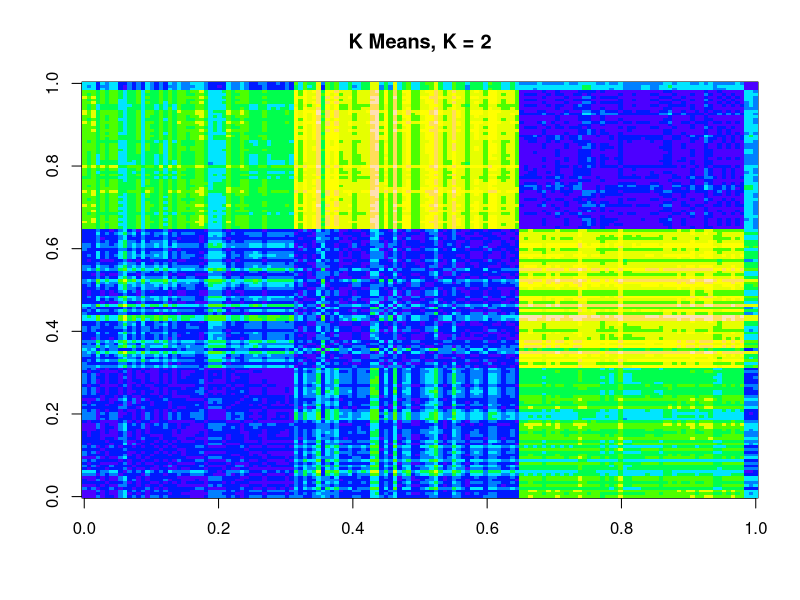
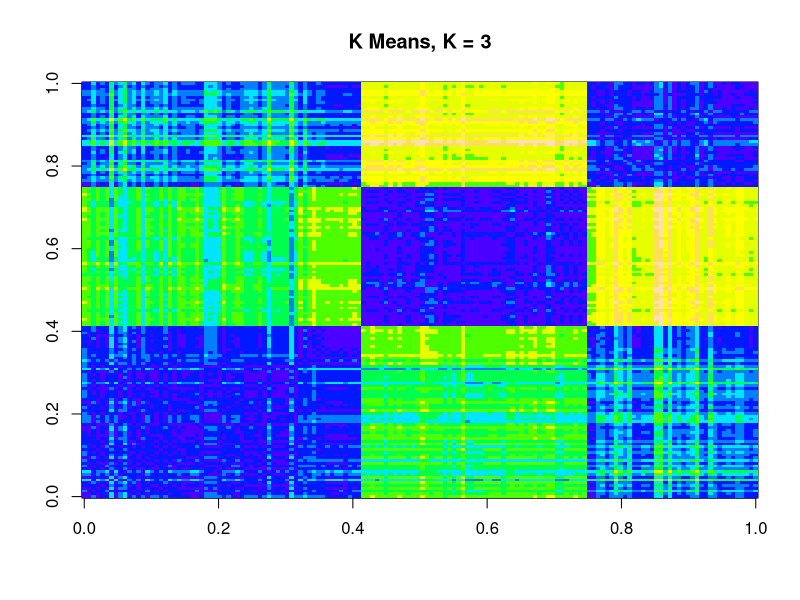
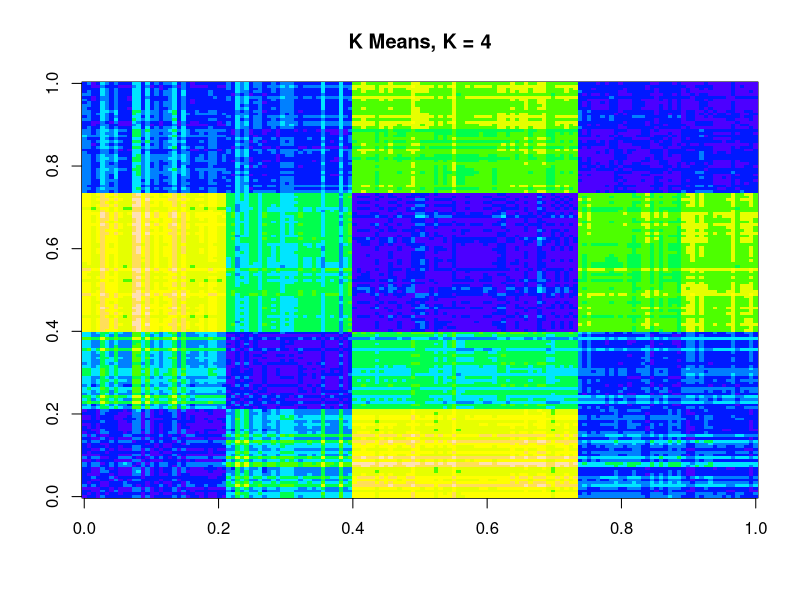
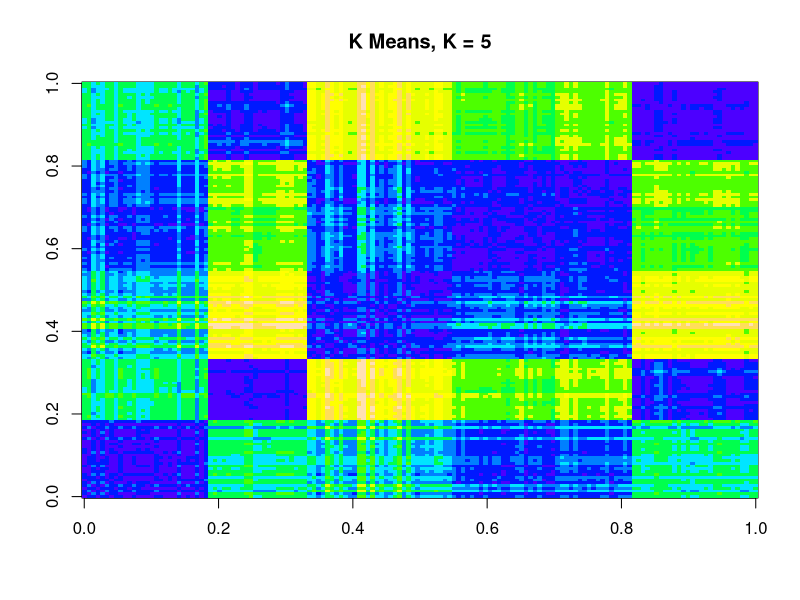
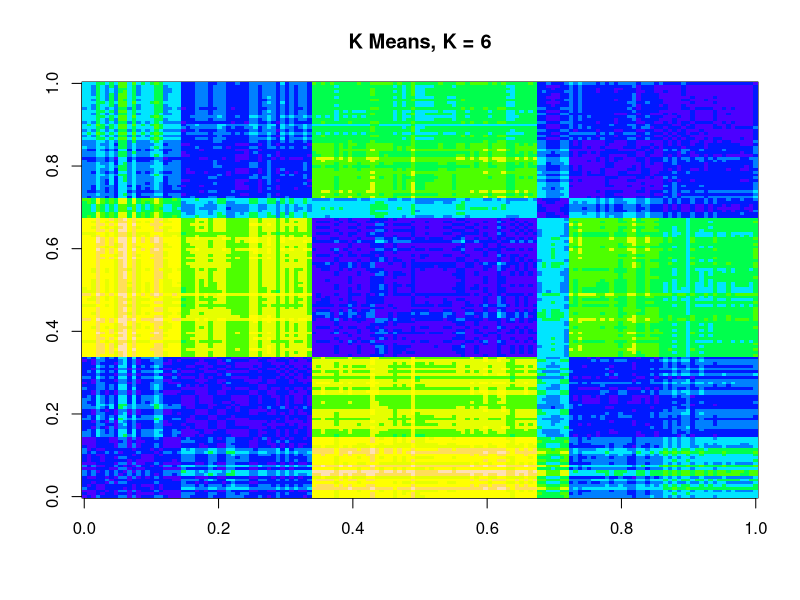
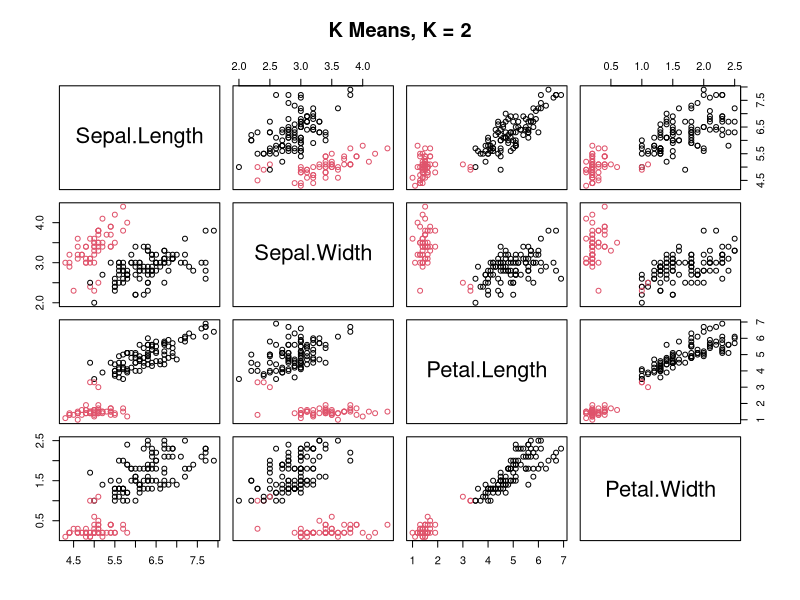
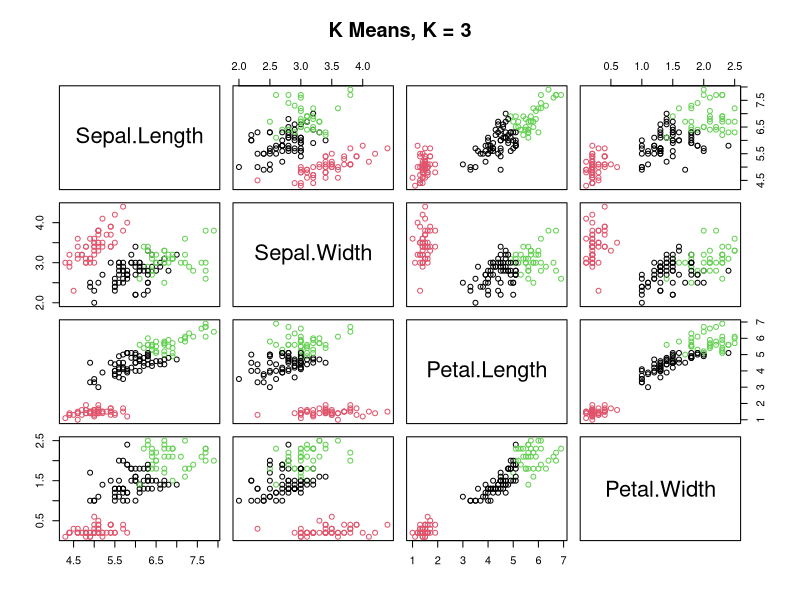
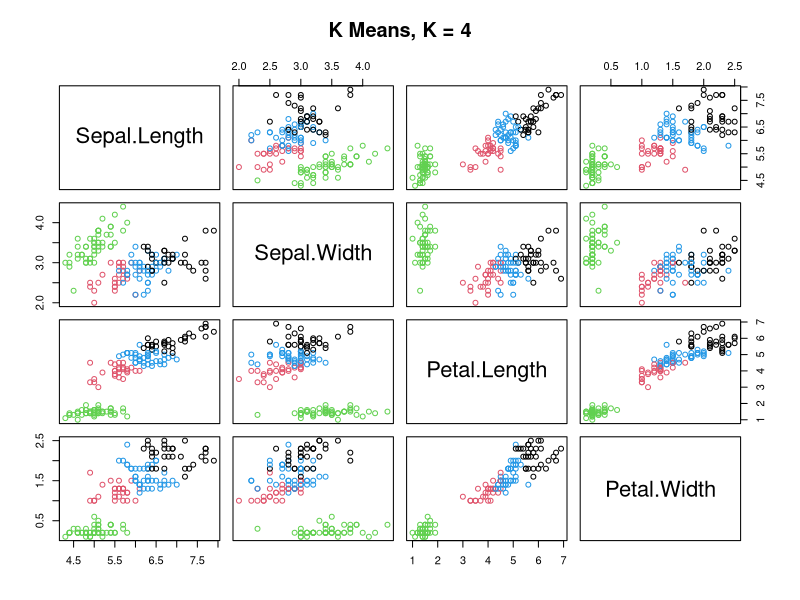

Reproduce these figures in R, in order.
# Created by Ricco Amezcua
# First created on 4/22/2013
# Last updated on 4/29/2013
# This file contains the assignment code Assignment 5 for CS 422
# It uses the iris data set

# Function for getting similarity matirx
GetSimilarityMatrix <- function(df, clusters, title){
  # Order data by cluster groups
  df["Cluster"] <- NA
  df$Cluster <- clusters
  df <- df[order(df$Cluster),]
  df$Cluster <- NULL
  sim.matrix <- matrix(data=0, ncol=nrow(df), nrow=nrow(df))
  for(i in 1:nrow(df)){
    sim.matrix[i,] <- as.vector(apply(df, 1,EuclideanDistance, df[i,]))
  }
  return(image(sim.matrix, col=topo.colors(10), main=title))
}
EuclideanDistance <- function(p1, p2){
  distance <- p1-p2
  distance <- sapply(distance, FUN=function(x){return(x^2)})
  distance <- sum(distance)
  distance <- sqrt(distance)
  return (distance)
}


##### K Means Algorithm #####
### Preparing Iris data ###
iris.data <- iris
iris.data$Species <- NULL

# k = Two
two.time <- system.time(kmeans.two<- kmeans(iris.data, 2))

# k = Three
three.time <-system.time(kmeans.three <- kmeans(iris.data, 3))

# k = Four
four.time <- system.time(kmeans.four <- kmeans(iris.data, 4))

#k = Five
five.time <- system.time(kmeans.five <- kmeans(iris.data, 5))

# K = Six
six.time <- system.time(kmeans.six <- kmeans(iris.data, 6))

# Times for K Means
print("Times for built in kmeans")
two.time
three.time
four.time
five.time
six.time


# Matrices
print("Comparison of real classes and clusters")
table(iris$Species, kmeans.two$cluster)
table(iris$Species, kmeans.three$cluster)
table(iris$Species, kmeans.four$cluster)
table(iris$Species, kmeans.five$cluster)
table(iris$Species, kmeans.six$cluster)

# SSE
print("SSE for KMeans")
kmeans.two$tot.withinss
kmeans.three$tot.withinss
kmeans.four$tot.withinss
kmeans.five$tot.withinss
kmeans.six$tot.withinss

# Similarity matrices
GetSimilarityMatrix(iris.data, kmeans.two$cluster, "K Means, K = 2")
GetSimilarityMatrix(iris.data, kmeans.three$cluster, "K Means, K = 3")
GetSimilarityMatrix(iris.data, kmeans.four$cluster, "K Means, K = 4")
GetSimilarityMatrix(iris.data, kmeans.five$cluster, "K Means, K = 5")
GetSimilarityMatrix(iris.data, kmeans.six$cluster, "K Means, K = 6")


#Plots
plot(iris.data, col=kmeans.two$cluster, main="K Means, K = 2")
plot(iris.data, col=kmeans.three$cluster, main="K Means, K = 3")
plot(iris.data, col=kmeans.four$cluster, main="K Means, K = 4")
plot(iris.data, col=kmeans.five$cluster, main="K Means, K = 5")
plot(iris.data, col=kmeans.six$cluster, main="K Means, K = 6")



##### Hierachical Clustering ####
# Sampling the iris data
i <- sample(1:dim(iris)[1], 40) # Getting 30 samples
iris.sample <- iris[i,]

# Clustering
# Using the average method
hc <- hclust(dist(iris.sample), method="ave")
plot(hc, hang= -1,labels=iris$Species[i])

# Using the centroid method
hc <- hclust(dist(iris.sample), method="cen")
plot(hc, hang= -1,labels=iris$Species[i])

# Using the median method
hc <- hclust(dist(iris.sample), method="median")
plot(hc, hang= -1,labels=iris$Species[i])

# Using the single method
hc <- hclust(dist(iris.sample), method="single")
plot(hc, hang= -1,labels=iris$Species[i])

rm(i)

#### DB Scan ####
library("fpc")

iris.data <- iris[-5]

# Eps 0.4
db <- dbscan(iris.data, eps=0.4, MinPts=5)
table(iris$Species, db$cluster)
plotcluster(iris.data,db$cluster)

# Eps 0.5
db <- dbscan(iris.data, eps=0.5, MinPts=5)
table(iris$Species, db$cluster)
plotcluster(iris.data,db$cluster)

# Eps 0.6
db <- dbscan(iris.data, eps=0.6, MinPts=5)
table(iris$Species, db$cluster)
plotcluster(iris.data,db$cluster)
